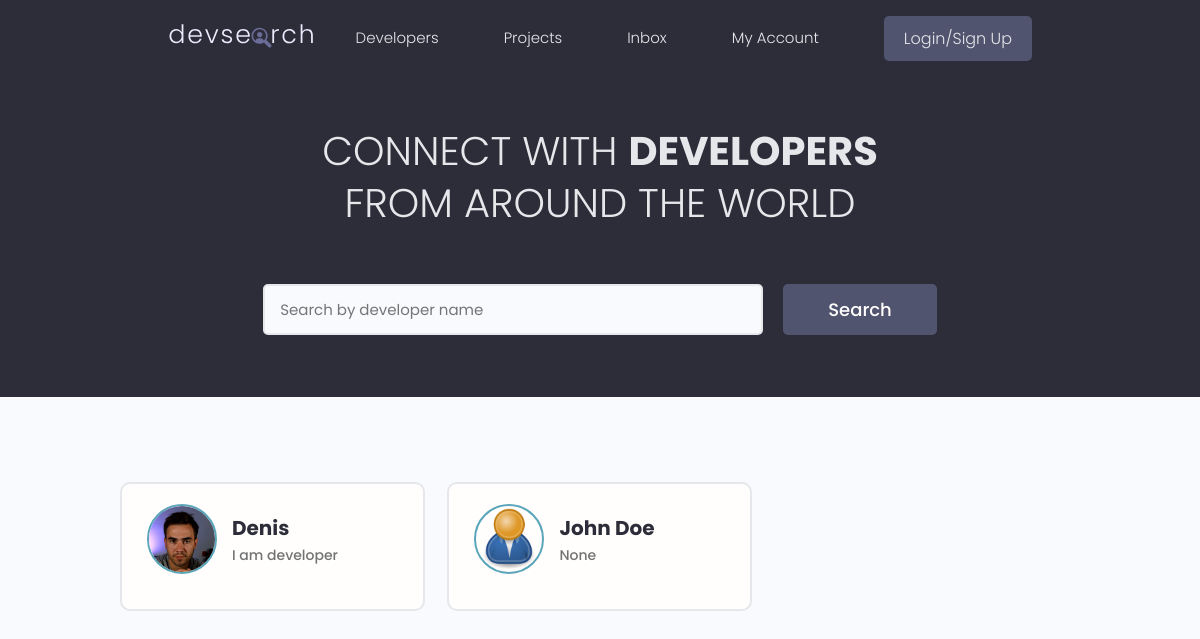
The app's page /, older data.
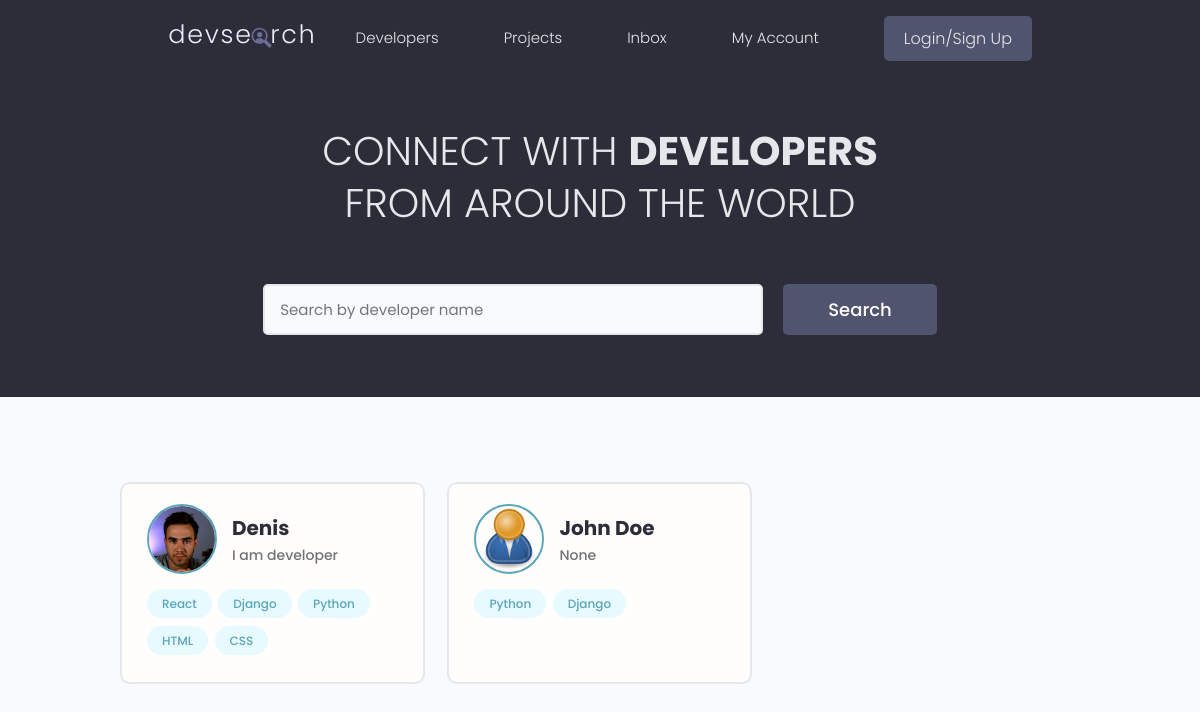
The same page, newer data.
### users/models.py (models this page shows, shortened)
class Profile(models.Model):
    user = models.OneToOneField(User, on_delete=models.CASCADE, null=True, blank=True)
    name = models.CharField(max_length=200, blank=True, null=True)
    email = models.EmailField(max_length=500, blank=True, null=True)
    username = models.CharField(max_length=200, blank=True, null=True)
    location = models.CharField(max_length=200, blank=True, null=True)
    short_intro = models.CharField(max_length=200, blank=True, null=True)
    bio = models.TextField(blank=True, null=True)
    profile_image = models.ImageField(null=True, blank=True, upload_to='profiles/', default="profiles/user-default.png")
    social_github = models.CharField(max_length=200, blank=True, null=True)
    social_twitter = models.CharField(max_length=200, blank=True, null=True)
    social_linkedin = models.CharField(max_length=200, blank=True, null=True)
    social_youtube = models.CharField(max_length=200, blank=True, null=True)
    social_website = models.CharField(max_length=200, blank=True, null=True)
    created = models.DateTimeField(auto_now_add=True)
    id = models.UUIDField(default=uuid.uuid4, unique=True, primary_key=True, editable=False)

class Skill(models.Model):
    owner = models.ForeignKey(Profile, on_delete=models.CASCADE, null=True)
    name = models.CharField(max_length=200, blank=True, null=True)
    description = models.TextField(null=True, blank=True)
    created = models.DateTimeField(auto_now_add=True)
    id = models.UUIDField(default=uuid.uuid4, unique=True, primary_key=True, editable=False)
    def __str__(self):
        return str(self.name)

### users/views.py (the view)
# urls.py: path('', views.profiles, name="profiles"),
def profiles(request):
    profiles = Profile.objects.all()
    context = {'profiles': profiles}
    return render(request, 'users/profiles.html', context)

### users/templates/users/profiles.html (shortened to what this page needs)
{% extends 'main.html' %}
{% block content %}
<main class="home">
    <section class="hero-section text-center">
        <div class="container container--narrow">
            <div class="hero-section__box">
                <h2>CONNECT WITH <span>DEVELOPERS</span></h2>
                <h2>FROM AROUND THE WORLD</h2>
            </div>
            <div class="hero-section__search">
                <form id="searchForm" class="form" action="{% url 'profiles' %}" method="get">
                    <div class="form__field">
                        <input class="input input--text" id="formInput#search" type="text" name="search_query"
                            value="{{search_query}}" placeholder="Search by developer name" />
                    </div>
                    <input class="btn btn--sub btn--lg" type="submit" value="Search" />
                </form>
            </div>
        </div>
    </section>
    <section class="devlist">
        <div class="container">
            <div class="grid grid--three">
                {% for profile in profiles %}
                <div class="column card">
                    <div class="dev">
                        <a href="{% url 'user-profile' profile.id %}" class="card__body">
                            <div class="dev__profile">
                                <img class="avatar avatar--md" src="{{ profile.profile_image.url }}" alt="image" />
                                <div class="dev__meta">
                                    <h3>{{profile.name}}</h3>
                                    <h5>{{profile.short_intro|slice:"60"}}</h5>
                                </div>
                            </div>
                            <div class="dev__skills">
                                {% for skill in profile.skill_set.all|slice:"5" %}
                                <span class="tag tag--pill tag--main">
                                    <small>{{skill}}</small>
                                </span>
                                {% endfor %}
                            </div>
                        </a>
                    </div>
                </div>
                {% endfor %}
            </div>
        </div>
    </section>
</main>
{% endblock content %}

### templates/main.html (shortened to what this page needs)
<!DOCTYPE html>
{% load static %}
<html>
<head>
    <link rel="stylesheet" href="https://cdn.iconmonstr.com/1.3.0/css/iconmonstr-iconic-font.min.css" />
    <link rel="stylesheet" href="{% static 'uikit/styles/uikit.css' %}" />
    <link rel="stylesheet" href="{% static 'styles/app.css' %}" />
</head>
<body>
    {% include 'navbar.html' %}
    {% block content %}
    {% endblock content %}
</body>
</html>

### templates/navbar.html (shortened to what this page needs)
{% load static %}
  <header class="header">
    <div class="container container--narrow">
      <a href="{% url 'profiles' %}" class="header__logo">
        <img src="{% static 'images/logo.svg' %}" alt="DevSearch Logo" />
      </a>
      <nav class="header__nav">
        <ul class="header__menu">
          <li class="header__menuItem"><a href="{% url 'profiles' %}">Developers</a></li>
          <li class="header__menuItem"><a href="{% url 'projects' %}">Projects</a></li>
          <li class="header__menuItem"><a href="">Inbox</a></li>
          <li class="header__menuItem"><a href="">My Account</a></li>
          {% if request.user.is_authenticated %}
          <li class="header__menuItem"><a href="{% url 'create-project' %}" class="btn btn--sub">Add Project</a></li>
          <li class="header__menuItem"><a href="{% url 'logout' %}" class="btn btn--sub">Logout</a></li>
          {% else %}
          <li class="header__menuItem"><a href="{% url 'login' %}" class="btn btn--sub">Login/Sign Up</a></li>
          {% endif %}
        </ul>
      </nav>
    </div>
  </header>

### static/styles/app.css (style rules this page uses)
:root { --color-sub: #2d2d39; }
.btn--sub { background-color: var(--color-sub-light); }
.card { border: 2px solid var(--color-light); }
img { width: 100%; }
.header { position: sticky; z-index: 111; background-color: var(--color-sub); padding: 1.5rem 0; }
.header > .container { display: flex; justify-content: space-between; align-items: center; }
.header__logo > img { height: 3.8rem; }
.header__nav > ul { display: inline-flex; align-items: center; list-style: none; gap: 6.5rem; }
.header__menuItem > a { color: var(--color-light); font-weight: 300; }
.hero-section { height: 40vh; display: flex; align-items: center; background-color: var(--color-sub); }
.hero-section__box { margin-bottom: 4rem; }
.hero-section__box > h2, .hero-section__box > h2 > span { font-size: 4rem; color: var(--color-light); line-height: 1.3; text-transform: uppercase; }
.hero-section__box > h2 { font-weight: 300; }
.hero-section__box > h2 > span { font-weight: 700; }
.hero-section__search > .form { display: flex; align-items: center; justify-content: center; gap: 2rem; }
.hero-section__search > .form input.input--text { width: 50rem; }
.devlist { margin-top: 8rem; }
.devlist .grid { align-items: stretch; }
.devlist .dev .dev__profile { display: flex; align-items: center; gap: 1.5rem; }
.devlist .dev .dev__meta h3 { color: var(--color-sub); font-size: 2rem; font-weight: 700; }
.devlist .dev .dev__meta h5 { color: var(--color-text); font-size: 1.4rem; font-weight: 500; }

### static/uikit/styles/modules/_variables.css (style rules this page uses)
:root { --color-main: #5aa5b9; --color-main-light: #e6faff; --color-sub: #3f4156; --color-sub-light: #51546e; --color-sub-lighter: #ededfd; --color-text: #737373; --color-gray: #8b8b8b; --color-light: #e5e7eb; --color-light-gray: #767676; --color-bg: #f8fafd; --color-white: #fffefd; --color-white-light: #f3f3f3; --color-success: #359e64; --color-success-bg: #def8e8; --color-error: #fc4b0b; --color-error-bg: #fff2ee; --font-base: 'Poppins', arial, helvetica, 'Segoe UI', roboto, ubuntu, sans-serif; --font-monospace: 'Fira Code', 'Courier New', courier, monospace; --font-regular: 300; --font-medium: 500; --font-bold: 700; --generic-shadow: 1px 1px 5px #00000010; --generic-transition: all 0.3s ease-in-out; }

### static/uikit/styles/modules/_base.css (style rules this page uses)
* { margin: 0; padding: 0; box-sizing: border-box; text-rendering: optimizeLegibility; color: inherit; font-size: inherit; }
html { font-size: 50%; }
@media only screen and (min-width: 480px) { html { font-size: 56.25%; } }
@media only screen and (min-width: 1200px) { html { font-size: 62.5%; } }
body { line-height: 1.6; font-weight: 400; font-size: 1.5rem; color: var(--color-text); background-color: var(--color-bg); min-height: 100vh; }

### static/uikit/styles/modules/_typography.css (style rules this page uses)
* { font-family: var(--font-base); }
h2 { font-size: 3.6rem; font-weight: var(--font-bold); }
h3 { font-size: 3.2rem; font-weight: var(--font-medium); }
h5 { font-size: 2.4rem; font-weight: var(--font-medium); }
h5, h6 { font-weight: var(--font-regular); }
p, span, strong { font-size: 1.6rem; color: var(--color-text); font-weight: var(--font-regular); }
a { padding-bottom: 2px; text-decoration: none; display: inline-block; color: var(--color-main); font-weight: var(--font-medium); }

### static/uikit/styles/modules/_utilities.css (style rules this page uses)
.container { width: 92%; max-width: 165rem; margin: 0 auto; box-sizing: border-box; }
.container--narrow { width: 92%; max-width: 120rem; }
@media screen and (min-width: 1000px) { .container { width: 90%; } }
@media screen and (min-width: 1000px) { .container--narrow { width: 85%; } }
@media screen and (min-width: 1200px) { .container { width: 80%; } }
@media screen and (min-width: 1200px) { .container--narrow { width: 72%; } }
.text-center { text-align: center; }

### static/uikit/styles/modules/_avatar.css (style rules this page uses)
.avatar { border-radius: 50%; border: 2px solid var(--color-main); object-fit: cover; }
.avatar--md { height: 7rem; width: 7rem; }

### static/uikit/styles/modules/_button.css (style rules this page uses)
.btn { display: inline-block; position: relative; cursor: pointer; background-color: var(--color-light); font-weight: var(--font-medium); color: var(--color-sub); text-decoration: none; padding: 1rem 2rem; border-radius: 0.5rem; border: none; width: -webkit-fit-content; width: -moz-fit-content; width: fit-content; height: -webkit-fit-content; height: -moz-fit-content; height: fit-content; font-size: 1.6rem; outline-width: 0; outline-color: transparent; -webkit-backface-visibility: hidden; backface-visibility: hidden; transition: all 0.3s ease-in-out; }
.btn--sub { background-color: var(--color-sub); color: var(--color-white); }
.btn--lg { font-size: 1.8rem; padding: 1.2rem 4.5rem; }

Row changes from the older to the newer data that the page shows:
added Skill: name "React", shown under Profile "Denis"
added Skill: name "Django", shown under Profile "Denis"
added Skill: name "Python", shown under Profile "Denis"
added Skill: name "HTML", shown under Profile "Denis"
added Skill: name "CSS", shown under Profile "Denis"
added Skill: name "Python", shown under Profile "John Doe"
added Skill: name "Django", shown under Profile "John Doe"
